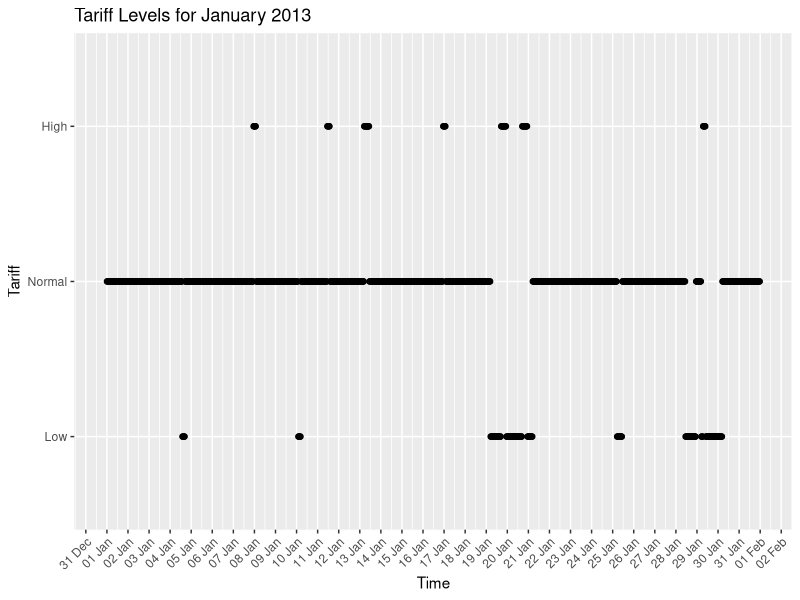
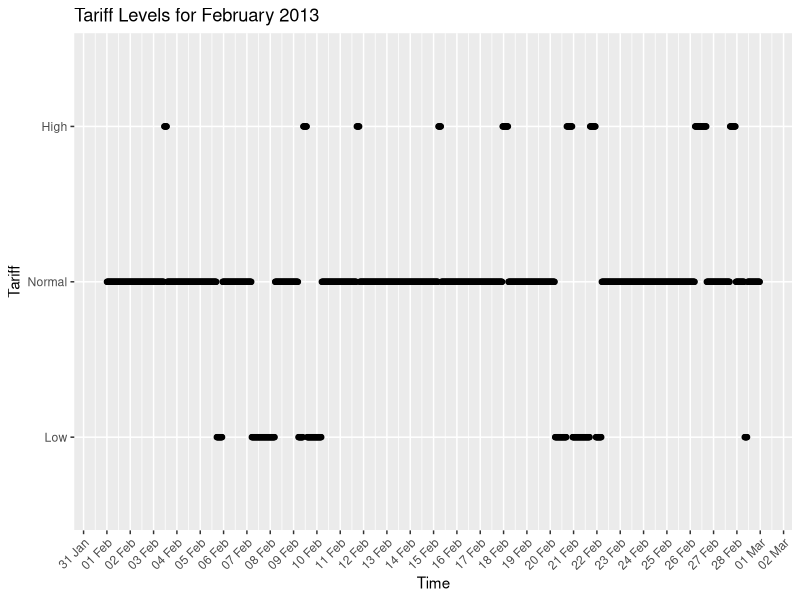
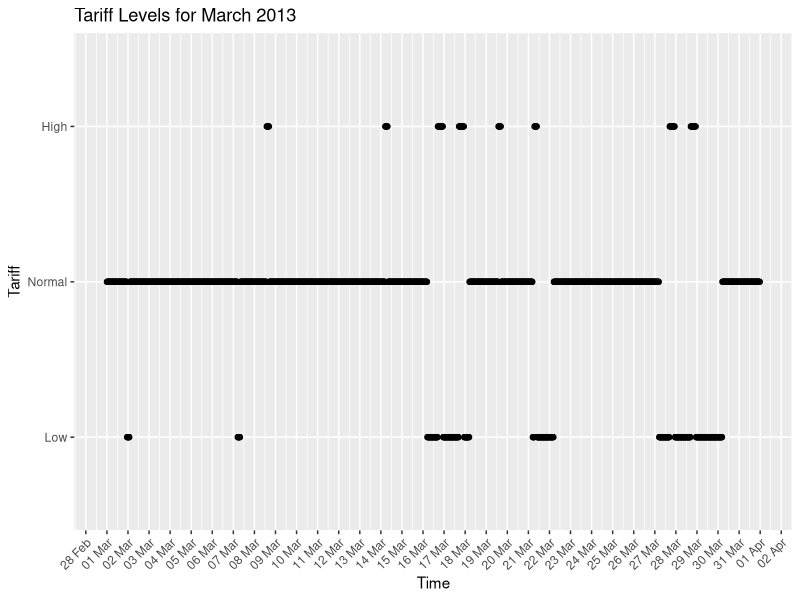
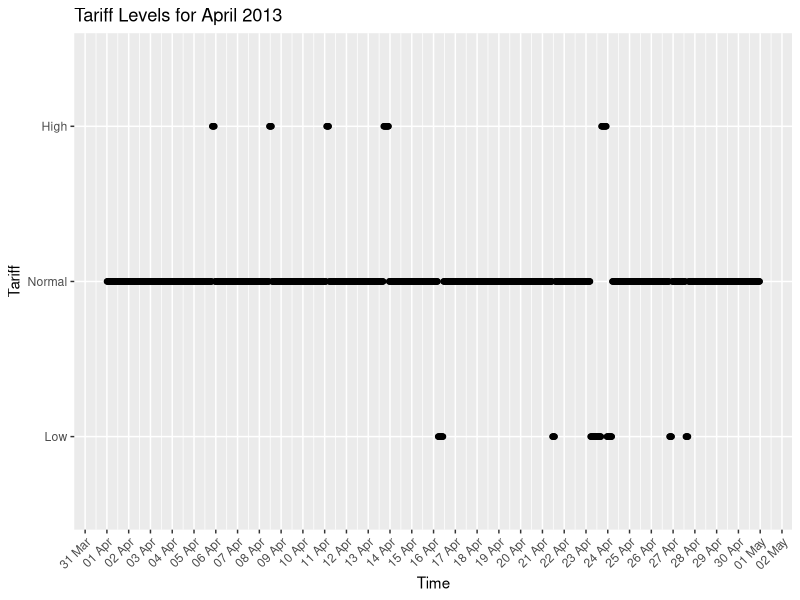
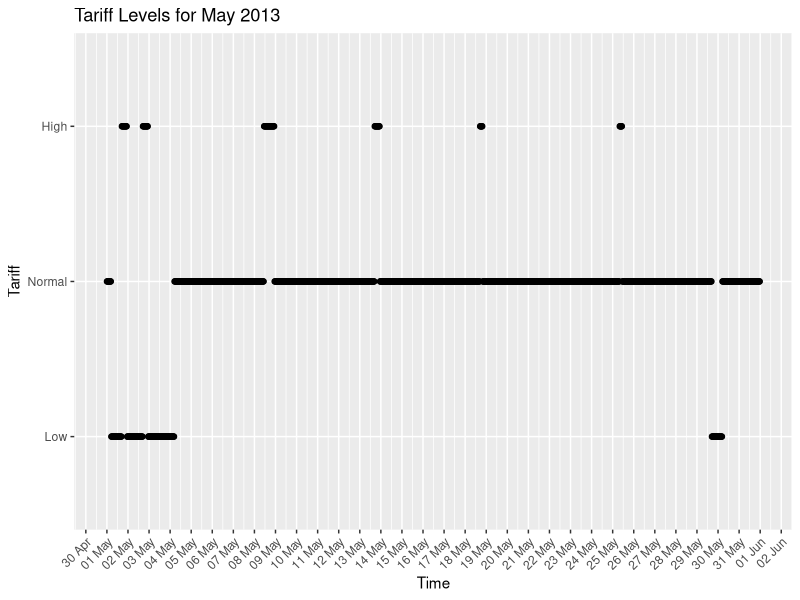
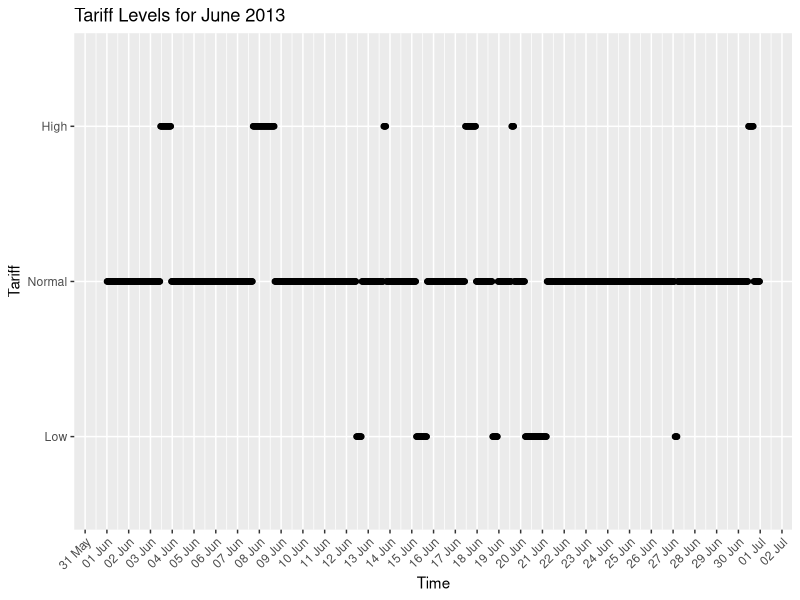
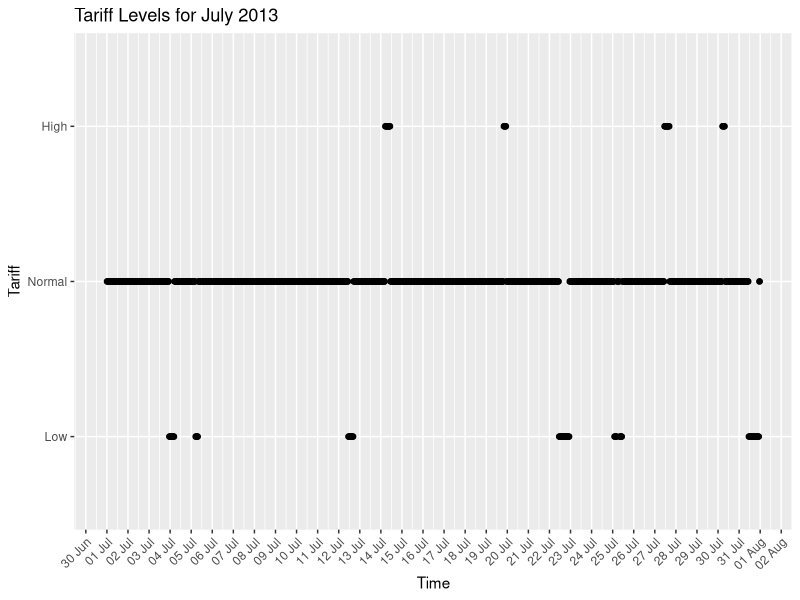
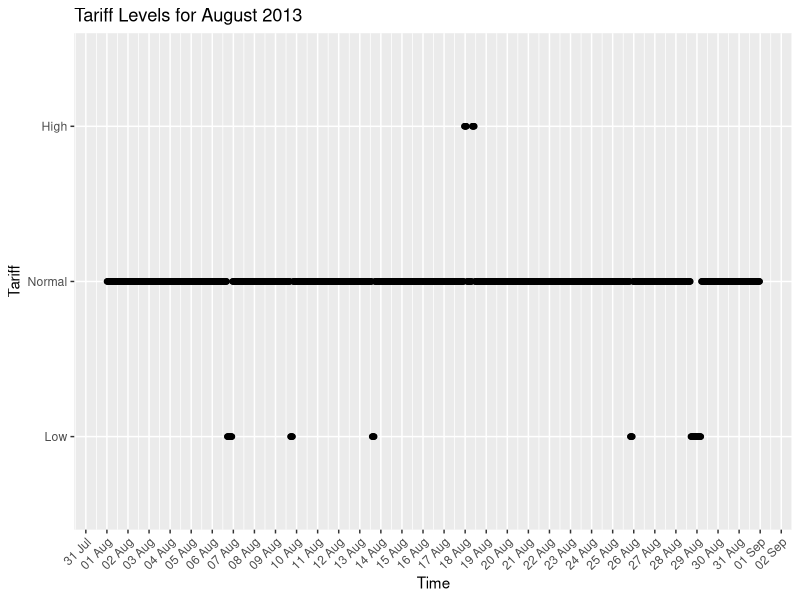

The R script that drew these images, in order:
library(ggplot2)
library(lubridate)
library(rstudioapi)

setwd(dirname(rstudioapi::getSourceEditorContext()$path))

Tariffs <- read.csv("Tariffs2013.csv", stringsAsFactors = FALSE)

Tariffs$time <- dmy_hm(Tariffs$TariffDateTime)
Tariffs$Tariff <- factor(Tariffs$Tariff, levels = c("Low", "Normal", "High"))

start_date <- min(floor_date(Tariffs$time, "month"))
end_date <- max(ceiling_date(Tariffs$time, "month"))
months <- seq(start_date, end_date, by = "month")

for (i in 1:(length(months) - 1)) 
  {
  month_start <- months[i]
  month_end <- months[i + 1] - seconds(1)
  
  subset_Tariffs <- Tariffs[Tariffs$time >= month_start & Tariffs$time < month_end, ]
  
  plot <- ggplot(subset_Tariffs, aes(x = time, y = Tariff)) +
    geom_point() +
    scale_x_datetime(date_breaks = "1 day", date_labels = "%d %b") +
    labs(x = "Time", y = "Tariff", title = paste("Tariff Levels for", format(month_start, "%B %Y"))) +
    theme(axis.text.x = element_text(angle = 45, hjust = 1))
  
  file_name <- paste("Tariff_Levels_", format(month_start, "%Y_%m"), ".png", sep = "")

  ggsave(file_name, plot = plot, width = 10, height = 8, units = "in")
}
